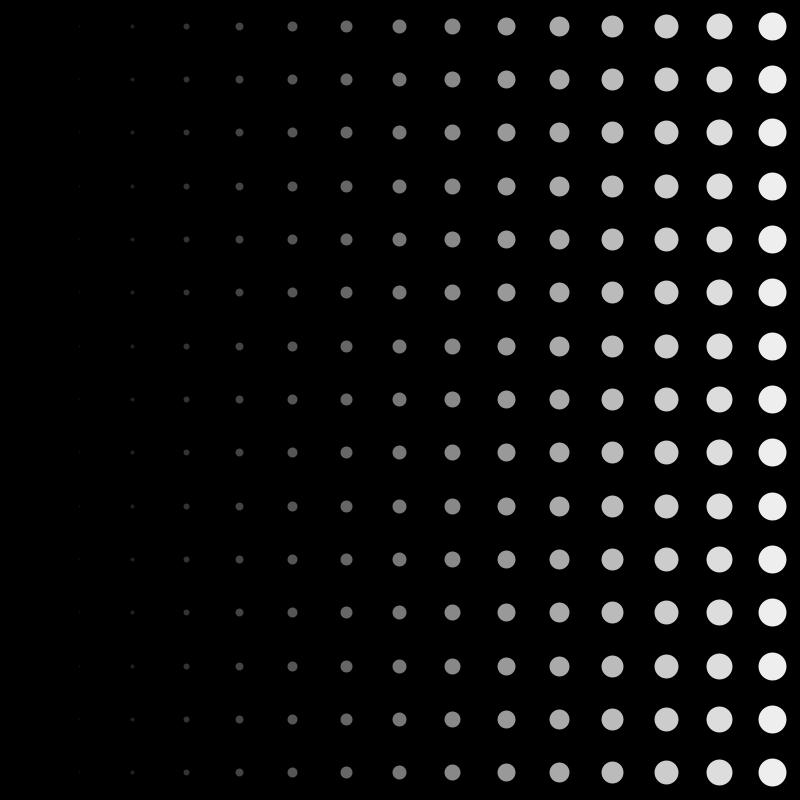
Frame 1 (no input)
Frame 60 (the mouse pressed at the canvas centre just before this capture): identical to frame 1, image omitted
Frame 120 (the mouse held since frame 60 and released just before this capture): identical to frame 1, image omitted

The Processing sketch that drew this single still picture (run headless with seeded random() and noise(); from frame 60 on, the mouse is pressed at the canvas centre):

// Processing sketch: sketch_10
// ── sketch_10.pde
/*
this sketch uses a 2d array of integers. 
looping through a set of nested loops, it 
fills every entry of the array with the same 
size of 15. in the draw loop, based on the 
size saved to the array, it sets the size of 
an ellipse being drawn.

change the sketch so that the circles gradually 
get bigger as the array loops through the 'i' 
dimension. make a second 2D array to hold color 
information and make a color gradient along the 
'i' dimension as well. you might want to map 
color for this. your sketch does not have to 
match exactly, but should have a similar 
gradient in size and color.
*/

int gridW = 15;
int gridH = 15;

int[][] sizes = new int[gridW][gridH];
int[][] colors = new int[gridW][gridH];

void setup() {
  size(800, 800);
  noStroke();
  for (int i = 0; i < gridW; i++) {
    for (int j = 0; j < gridH; j++) {
      sizes[i][j] = int(map(i, 0, 15, 0, 30));
      colors[i][j] = int(map(i, 0, 15, 0, 255));
    }
  }
}

void draw() {
  background(0);
  for (int i = 0; i < gridW; i++) {
    for (int j = 0; j < gridH; j++) {
      fill(colors[i][j]);
      float w = width/gridW;
      float h = height/gridH;
      float xPos = i * width/gridW + w/2;
      float yPos = j * height/gridH + h/2;

      ellipse(xPos, yPos, sizes[i][j], sizes[i][j]);
    }
  }
}
